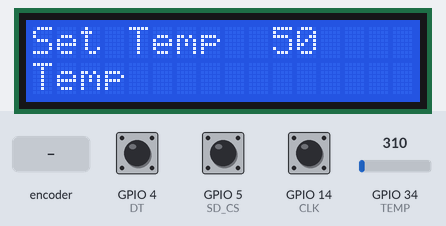
Bench run of a sketch on a simulated ESP32. Parts: 16×2 character LCD. Inputs (shaded band) come from the test bench; at power-on: GPIO 5 (SD_CS) HIGH, GPIO 4 (DT) HIGH, GPIO 14 (CLK) HIGH, GPIO 34 (TEMP) = 310. The local clock reads 2024-03-15 10:24:30 at power-on unless the sketch sets it; storage starts empty; what the sketch prints to the serial monitor is not drawn.

Above: at 1.3 s.
1.4 s: GPIO 5 (SD_CS) pulled LOW for 0.15 s
At 1.9 s:
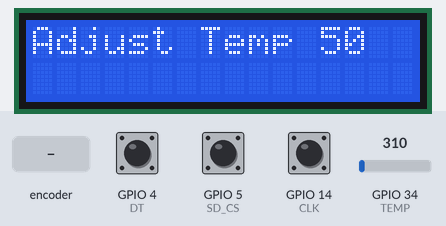
3.0 s: rotary encoder on GPIO 14 (CLK) / GPIO 4 (DT) turned 3 steps (first pin leading)
At 4.7 s:
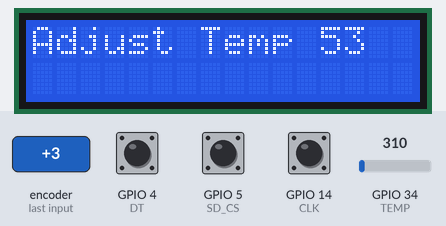
5.1 s: GPIO 5 (SD_CS) pulled LOW for 1 s
At 6.0 s:
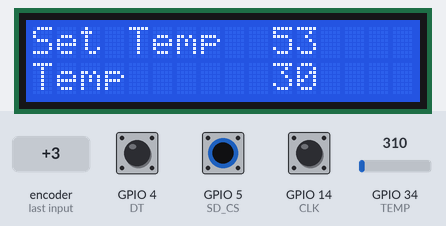
7.6 s: GPIO 5 (SD_CS) pulled LOW for 3.2 s
At 8.9 s:
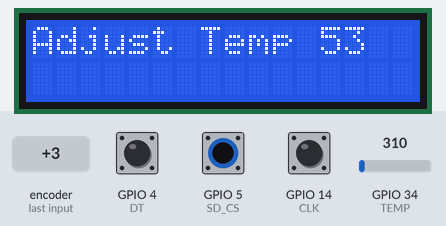
12.3 s: rotary encoder on GPIO 14 (CLK) / GPIO 4 (DT) turned 1 step (first pin leading)
At 12.8 s:
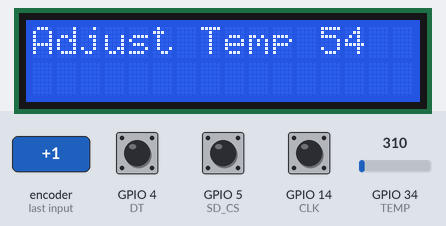
Timing chart, 0 to 15.0 s (numbered marks = the images above; inputs shaded):
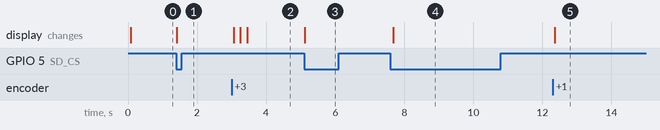

Measured:
- after the input at 1.4 s, the display: changes at once (image 1)
- after the input at 3.0 s, the display: first changes after 0.06 s (image 2 shows a later state)
- after the input at 5.1 s, the display: changes at once (image 3)
- after the input at 7.6 s, the display: changes after 0.08 s (image 4)
- after the input at 12.3 s, the display: changes after 0.06 s (image 5)

The sketch:

sketch_jan31a.ino
```cpp
#include <SD.h>
#include <SPI.h>
#include <FS.h>
#include <FSImpl.h>
#include <RTClib.h>
#include <LiquidCrystal_I2C.h>
#include <Wire.h>
#define TEMP 34


#define SD_CS 5                              //SD PIN
LiquidCrystal_I2C lcd( 0x27, 16 , 2 );       //LCD OBJECT
RTC_DS3231 rtc;                              // RTC OBJECT
char daysOfTheWeek[7][12] = {"Sunday", "Monday", "Tuesday", "Wednesday", "Thursday", "Friday", "Saturday"};

#define CLK 14                               //ROTARY ENCODER PIN
#define DT 4                                 //ROTARY ENCODER PIN
#define SW 5                                 //ROTARY ENCODER PIN

//////////////////////////////////////////////////////////

double SetTemp = 0;                          // Set point of temperature
const int analogIn = A0;                     // ANALOG INPUT FROM LM35 TEST TEMPERATURE SENSOR

int temp_counter = 0;                        // ROTARY ENCODER
int buttonCounter = 0;                       // ROTARY ENCODER
int counter = 0;                             // ROTARY ENCODER
int currentStateCLK;                         // ROTARY ENCODER
int lastStateCLK;                            // ROTARY ENCODER
String currentDir = "";                      // ROTARY ENCODER
unsigned long lastButtonPress = 0;           // ROTARY ENCODER
int menuSystem = 0;
unsigned long lastLogToSDCard = 0;

// Define deep sleep options
uint64_t uS_TO_S_FACTOR = 1000000; // Conversion factor for micro seconds to seconds
// Sleep for 10 minutes = 600 seconds
uint64_t TIME_TO_SLEEP = 600;


File myFile;                                  // SD FILE OBJECT
//#define CS_RD 12
String dataMessage;                           // STRING OBJECT, FORMAT IN LOGSDCARD() METHOD TO SAVE MESSAGE TO FILE IN SD CARD

//////////////////////////////////////////////////////////DEFINE VARIABLES

void setup() {                                // SET UP START

  SetTemp = 50;                                 // SetTemp set point default
  pinMode( TEMP, INPUT );                       // PINMODE ANALOG TEMPERATURE INPUT
  pinMode( SD_CS, OUTPUT);                      // PINMODE FOR SD CARD PIN

  pinMode(CLK, INPUT);                          // PINMODE FOR ROTARY ENCODER
  pinMode(DT, INPUT);                           // PINMODE FOR ROTARY ENCODER
  pinMode(SW, INPUT_PULLUP);                    // PINMODE FOR ROTARY ENCODER

  lcd.begin();                                  // LCD BEGIN
  lcd.backlight();                              // LCD LIGHT ON
  Serial.begin( 9600 );                         // SERIAL BEGIN
  lastStateCLK = digitalRead(CLK);              // INITIAL STATE OF CLK FOR ROTARY ENCODER, UPDATE FOR LASTSTATE CLK


  lcd.clear();                                  // INITIAL LCD DEFAULT SCREEN BEGIN
  lcd.print("Set Temp");
  lcd.setCursor(10, 0);
  counter = SetTemp;
  lcd.print(counter);
  lcd.setCursor(0, 1);
  lcd.print("Temp");                            // INITIAL LCD DEFAULT SCREEN BEGIN


  rtc.begin();                                  // RTC OBJECT BEGIN
  if (! rtc.begin()) {                          // RTC BLOCK SETUP BEGIN
    Serial.println("Couldn't find RTC");          //
    while (1);                                    // RTC BLOCK SETUP END
  }
  //rtc.adjust(DateTime(__DATE__, __TIME__));   // IF TIME IS WRONG, ENABLE THIS CODE, BURN THE CODE TO THE ESP32 TO GET RIGHT TIME AND DATE, THEN DISABLE IT.


  SD.begin(SD_CS);                              // SD BLOCK BEGIN
  isSdCheck();                                  // CHECK IF THE SD IS MOUNTED
  isFileCreate();                               // CHECK IF SD HAS FILE NAME DATA, IF NOT, CREATE NEW FILE CALL DATA.TEXT


}// set up end                                // SET UP END


double temp()                                 // TEMPERATURE INPUT
{
  return map( analogRead( TEMP ), 0, 2048, 2, 500 );
}


void loop() {                                  // LOOP STARTS HERE
  DateTime now = rtc.now();                      // INITIAL DATE AND TIME OBJECT (CLOCK)
  ///////////////////////////////////////////////////// Display
  //lcd.clear();                                // DISPLAY TIME, DATT, YEAR, DATE ON LCD IF NEEDED HERE
  //lcd.setCursor(0,0);
  //lcd.print( temp()/2 );
  //lcd.print(now.hour(), DEC);
  //lcd.setCursor(4,0);
  //lcd.print(now.minute(), DEC);
  //lcd.setCursor(8,0);
  //lcd.print(now.second(), DEC);
  //lcd.setCursor(12,0);
  //lcd.print(now.year(), DEC);
  //lcd.setCursor(0,1);
  //lcd.print(dataMessage.c_str());              // display all log on LCD (to test result) (enable if need to test)

  pressButton();                                 // pressButton() method, click hold for 5 secs and release to go to adjust temp menu,click to go back to main menu.


}                                              // LOOP END


void logSDCard() {                             // LOGSD METHOD, DEFINE HOW DATA SHOULD BE FORMAT AND DISPLAY IN THE FILE
  DateTime now = rtc.now();
  char buf2[] = "YY/MM/DD-hh:mm:ss";           // READ "RTCLIB" LIBARY TO SEE DIFFERENT DATE, TIME TOSTRING() FORMAT
  char buf4[] = "MM-DD-YYYY";                  // READ "RTCLIB" LIBARY TO SEE DIFFERENT DATE, TIME TOSTRING() FORMAT
  dataMessage = String(temp()) + " " +  String(now.toString(buf2));     //////////////change here for the setup of SD Log ( add more oxy, temp, ph level here) exampla: + " " + serial2.read().
  Serial.print("Save data: ");                        //
  Serial.println(dataMessage);                        // CHECK IN SERIAL IF DATA IS CORRECT
  appendFile(SD, "data.txt", dataMessage.c_str());   // APPEND MESSAGE TO THE RIGHT FILE NAME. (CHECK
}


void writeFile(fs::FS &fs, const char * path, const char * message) {            // WRITE TO SD CARD
  Serial.printf("Writing file: %s\n", path);
  File file = fs.open(path, FILE_WRITE);
  if (!file) {
    Serial.println("Failed to open file for writing");
    return;
  }
  if (file.println(message)) {
    Serial.println("File written");
  } else {
    Serial.println("Write failed");
  }
  file.close();
}


void appendFile(fs::FS &fs, const char * path, const char * message) {            // APPEND TO SD CARD
  Serial.printf("Appending to file: %s\n", path);
  File file = fs.open(path, FILE_APPEND);
  if (!file) {
    Serial.println("Failed to open file for appending");
    return;
  }
  if (file.println(message)) {
    Serial.println("Message appended");
  } else {
    Serial.println("Append failed");
  }
  file.close();
}


void isFileCreate() {                                                           // CHECK IF FILE IS CREATED, IF NOT, CREATE FILE
  File file = SD.open("data.txt");
  if (!file) {
    Serial.println("File doens't exist");
    Serial.println("Creating file...");
    writeFile(SD, "data.txt", "Temp, Date \r\n"); //////// Change here for value and set up of Displaying data in SD card
  }
  else {
    Serial.println("File already exists");
  }
  file.close();
}


void isSdCheck() {                                                              // CHECK IS SD IS MOUNT OR NOT
  SD.begin(SD_CS);
  if (!SD.begin(SD_CS)) {
    Serial.println("Card Mount Failed");
    return;
  }
  uint8_t cardType = SD.cardType();
  if (cardType == CARD_NONE) {
    Serial.println("No SD card attached");
    return;
  }
  Serial.println("Initializing SD card...");
  if (!SD.begin(SD_CS)) {
    Serial.println("ERROR - SD card initialization failed!");
    return; // init failed
  }
}


void encoder() {                                                                  // ROTARY ENCODER LOGIC, TURN CLOCK WISE OR COUNTER CLOCKWISE CHECK
  currentStateCLK = digitalRead(CLK);                                             // CURRENT STATE OF CLK
  if (currentStateCLK != lastStateCLK  && currentStateCLK == 1) {
    if (digitalRead(DT) != currentStateCLK) {
      counter ++;
      currentDir = "CW";
    } else {
      counter --;
      currentDir = "CCW";
    }
    Serial.print("Direction: ");
    Serial.print(currentDir);
    Serial.print(" | Counter: ");
    Serial.println(counter);
  }
  lastStateCLK = currentStateCLK;                                                   // REMEMBER LAST STATE OF CLK
}


void pressButton() {                                                                // WHEN BUTTON IS PRESSED
  int btnState = digitalRead(SW);                                                   // READ BUTTON PIN SIGNAL
  if (btnState == LOW) {                                                            // IF PRESSED
    if (millis() - lastButtonPress > 50) {                                            // DEBOUNCE
//      Serial.println("Button pressed!");
      buttonCounter++;                                                              // BUTTON COUNTER +1 IF BUITTON IS PRESSED
//      Serial.println(buttonCounter);

      if (buttonCounter == 1) {                                                     // IF PRESSED, BUTTON = 0 + 1, JUMP TO ADJUST TEMP MENU
        lcd.clear();
        lcd.print("Adjust Temp  ");

      } else if (buttonCounter == 2) {                                                 // IF PPESSED AGAIN, BUTTON = 1+1 = 2, JUMP TO TEMPERATURE DISPLAY MENU AND RESET BUTTON COUNTER TO 0
        lcd.clear();
        lcd.print("Set Temp");
        lcd.setCursor(10, 0);
        lcd.print(counter);
        lcd.setCursor(0, 1);
        lcd.print("Temp");
        lcd.setCursor(10, 1);
        lcd.print("30");

        buttonCounter = 0;                                                          // BUTTON COUNTER RESET, BUTTONCOUNTER = 0;
      }
    }
    lastButtonPress = millis();                                                     // REMEMBER LAST BUTTON PRESSED EVENT

  }
  else if (buttonCounter == 0 ) {
    int Time = millis()%10000;
   if(Time > (lastLogToSDCard + 5000)%10000)
   {
    logSDCard();                         // IF NOT PRESSED, DATAS WILL KEEP LOGGING ONTO SD CARD, IF PRESSED AND BUTTON COUNTER NOT EQUAL 0, LOG DATA TO SD STOP.
    lastLogToSDCard = Time;
//    delay(5000);             // depend on battery state+++++                         //  DELAY 5 SECS INTERVAL DATA LOGGIN INTO SD, PRESSED AND HOLD ROTARY ENCODER FOR 5 SECS TO GO TO ADJUST TEMP MENU.
   }
  }
  while (buttonCounter == 1) { // using event  {           // LOGIC WHEN BUTTONER COUNTER MENU = 1
    encoder();                             // ENCODER LOGIC, ROTATE CLOCK WISE OR COUNTER CLOCK WISE TO ADJUST TEMP
    lcd.setCursor(12, 0);
    temp_counter = counter;
    lcd.print(temp_counter);
    break;
  }

  while (buttonCounter == 2) { // using event            // BUTTON COUNTER = 2, MAIN DISPLAY MENU
    lcd.clear();
    lcd.print("Set Temp");
    lcd.setCursor(10, 0);
    lcd.print(temp_counter);
    lcd.setCursor(0, 1);
    lcd.print("Temp");
    lcd.setCursor(10, 1);
    lcd.print("30");                        //DATA FROM 1ST MCU WILL BE DISPLAYED HERE ( CHANGE HERE FOR DATA DISPLAY FROM 1ST MCU)
    break;
  }
  //lcd.setCursor(10,0);
  //lcd.print(temp_counter);

  delay(1);                               // SMALL DELAY TO DEBOUNCE THE PRESSED BUTTON, IT IS VERY SENSITIVE


}


//void isr()
//{
//  esp_sleep_enable_ext0_wakeup(GPIO_NUM_X, level)
//}
```
